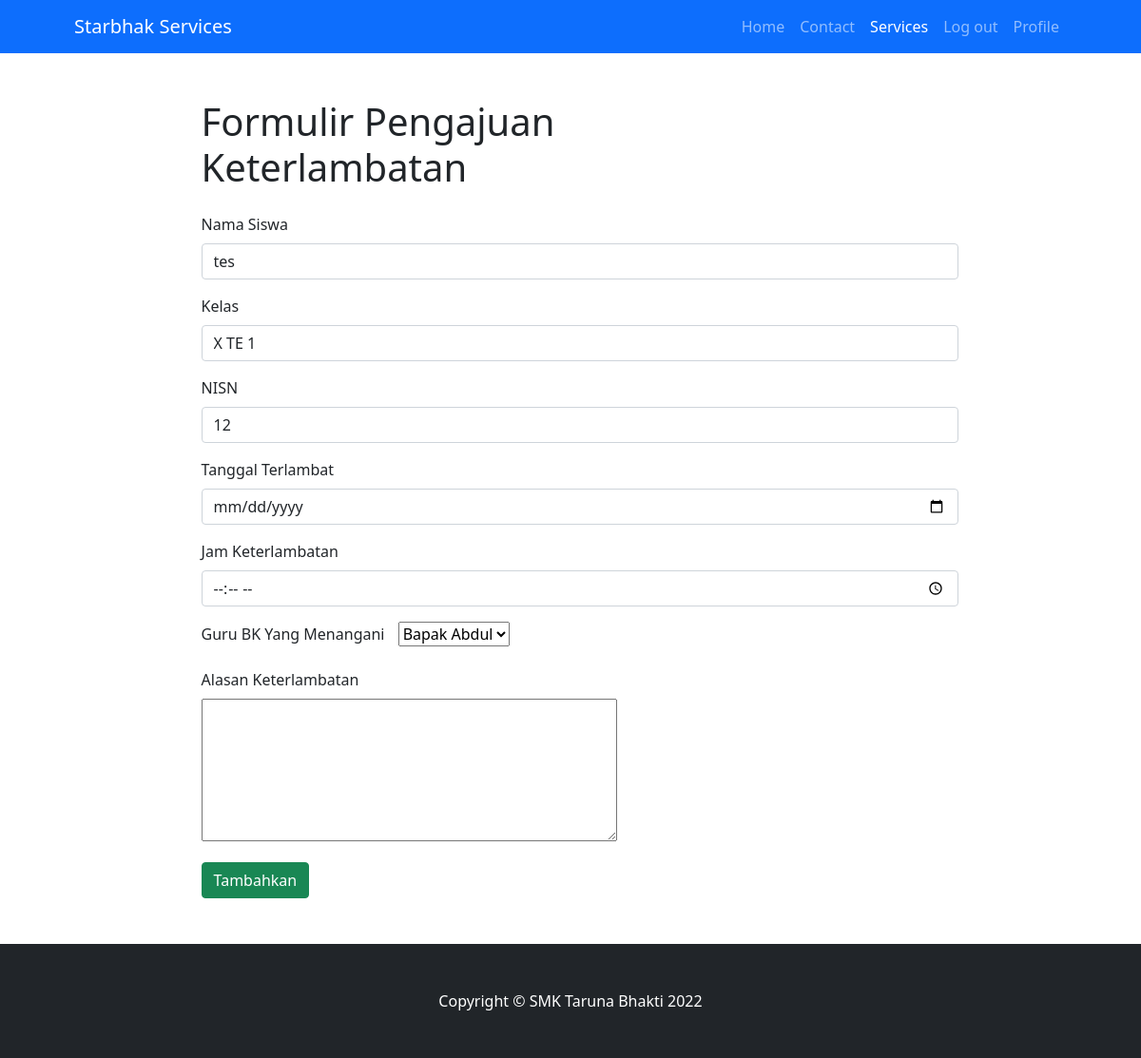
/formtelat.php?id=114 (signed in), run on the app's committed database.
### tables this page shows
CREATE TABLE `profil` (
  `id` int(11) NOT NULL,
  `nama` varchar(255) NOT NULL,
  `usia` varchar(255) NOT NULL,
  `NISN` int(11) NOT NULL,
  `tanggalLahir` date NOT NULL,
  `kelas` varchar(255) NOT NULL,
  `gmail` varchar(255) NOT NULL,
  `password` varchar(255) NOT NULL,
  `totalPelanggaran` int(11) NOT NULL,
  `poin` int(11) NOT NULL
);

### formtelat.php (the view, shortened to what this page needs)
<?php
include 'conn.php';
$id = $_GET['id'];
$sql = "SELECT * FROM profil WHERE id = '$id'";
$query = mysqli_query($conn,$sql);
$value = mysqli_fetch_assoc($query);
?>
<!DOCTYPE html>
<html lang="en">
    <head>
        <link href="https://cdn.jsdelivr.net/npm/bootstrap-icons@1.4.1/font/bootstrap-icons.css" rel="stylesheet" />
        <link href="css/styles.css" rel="stylesheet" />
    </head>
    <body>
        <nav class="navbar navbar-expand-lg navbar-dark bg-primary">
            <div class="container px-5">
                <a class="navbar-brand" href="#!">Starbhak Services</a>
                <div class="collapse navbar-collapse" id="navbarSupportedContent">
                    <ul class="navbar-nav ms-auto mb-2 mb-lg-0">
                    <li class="nav-item"><a class="nav-link " href="index2.php?id=<?= $value['id']?>">Home</a></li>
                        <li class="nav-item"><a class="nav-link" href="index2.php?id=<?= $value['id']?>">Contact</a></li>
                        <li class="nav-item"><a class="nav-link active" aria-current="page" href="index2.php?id=<?= $value['id']?>">Services</a></li>
                        <li class="nav-item"><a class="nav-link" href="logout.php">Log out</a></li>
                        <li class="nav-item"><a class="nav-link" href='profil.php?id=<?= $value['id'] ?>'>Profile</a></li>
                    </ul>
                </div>
            </div>
        </nav>
        <header class="bg-white py-5">
            <div class="container px-5">
                <div class="row gx-5 justify-content-center">
                    <div class="col-lg-6">
                        <form action="savecreate.php" method="post" enctype="multipart/form-data" style="position: relative; left: -28%;">
                        <h1 class="display-7 fw-semibold text-dark mb-4" style="position:relative; ">Formulir Pengajuan Keterlambatan</h1>
                            <div class="mb-3">
                                <label for="exampleInputEmail1" class="form-label">Nama Siswa</label>
                                <input type="text" class="form-control" id="exampleInputEmail1" aria-describedby="emailHelp" name="namaSiswa" style="width: 160%;" value="<?= $value['nama']?>" required>
                            </div>
                            <div class="mb-3">
                                <label for="exampleInputPassword1" class="form-label">Kelas</label>
                                <input type="text" class="form-control" id="exampleInputPassword1" name="kelas" style="width: 160%;" value="<?= $value['kelas']?>" required>
                            </div>
                            <div class="mb-3">
                                <label for="exampleInputPassword1" class="form-label">NISN</label>
                                <input type="number" class="form-control" id="exampleInputPassword1" name="nisn" style="width: 160%;" value="<?= $value['NISN']?>" required>
                            </div>
                            <div class="mb-3">
                                <label for="exampleInputPassword1" class="form-label">Tanggal Terlambat</label>
                                <input type="date" class="form-control" id="exampleInputPassword1" name="tanggalTerlambat" style="width: 160%;" required>
                            </div>
                            <div class="mb-3">
                                <label for="exampleInputPassword1" class="form-label">Jam Keterlambatan</label>
                                <input type="time" class="form-control" id="exampleInputPassword1" name="menitKeterlambatan" style="width: 160%;" required>
                            </div>
                            <div class="mb-3">
                                <label for="exampleInputPassword1" class="form-label">Guru BK Yang Menangani</label>
                            <select id="guruBk" name="guruBk" style="margin-left: 10px;" required>
                                <option value="Abdul Mustofa Aziz">Bapak Abdul</option>
                            </select>
                            </div>
                            <div class="mb-3">
                                <label for="exampleInputPassword1" class="form-label">Alasan Keterlambatan</label><br>
                                <textarea name="alasanKeterlambatan" id="alasanKeterlambatan" cols="45" rows="6" required></textarea>
                            </div>
                            <a href="index2.php?id=<?=$value['id']?>"><button type="submit" class="btn btn-success" name="submit">Tambahkan</button></a>
                        </form>
                    </div>
                </div>
            </div>
        </header>
    <footer class="py-5 bg-dark">
        <div class="container px-5"><p class="m-0 text-center text-white">Copyright &copy; SMK Taruna Bhakti 2022</p></div>
    </footer>
</body>

### formtelat.php (style rules this page uses)
body { overflow-x: hidden; }

### data on the page
profil: namaSiswa "tes", kelas "X TE 1", nisn "12"
